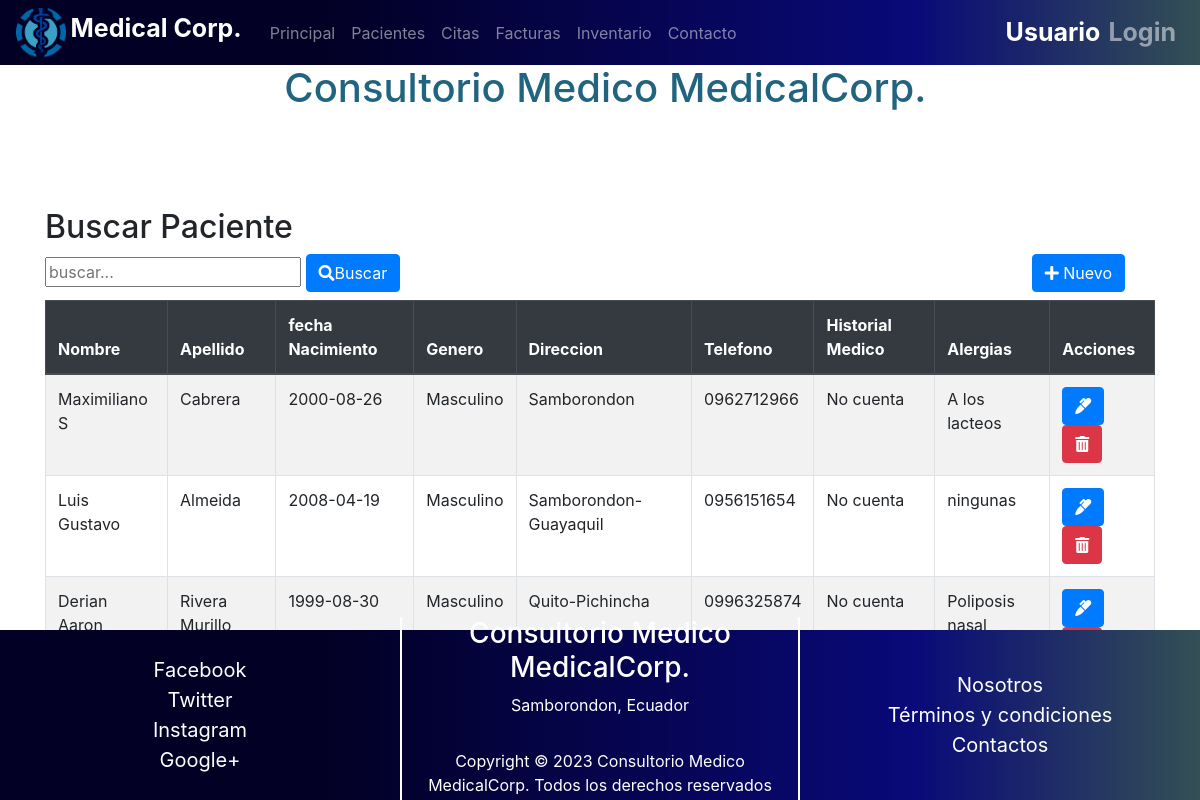
Screenshot of /Proyecto_DAW/index.php?c=Pacientes&f=index with the database file from the repository.
### tables this page shows
CREATE TABLE `pacientes` (
  `ID_Paciente` int NOT NULL AUTO_INCREMENT,
  `Nombre` varchar(50) NOT NULL,
  `Apellido` varchar(50) NOT NULL,
  `FechaNacimiento` date NOT NULL,
  `Genero` varchar(10) NOT NULL,
  `Direccion` varchar(100) NOT NULL,
  `Telefono` varchar(15) NOT NULL,
  `HistorialMedico` varchar(500) DEFAULT NULL,
  `Alergias` varchar(200) DEFAULT NULL,
  PRIMARY KEY (`ID_Paciente`)
);

### Proyecto_DAW/controller/PacientesController.php (called while the page is built, shortened)
<?php
require_once 'model/dao/PacienteDAO.php';
class PacientesController {
    private $model;
    public function __construct() {
        $this->model = new PacienteDAO();
    }
    public function index() {
      $resultados = $this->model->selectAll("");
      $titulo="Buscar Paciente";
      require_once VPACIENTES.'list.php';
    }
}

### Proyecto_DAW/controller/FrontController.php (called while the page is built, shortened)
<?php
class FrontController {
    public function ruteo() {
        $funcion = (!empty($_REQUEST['f']))?htmlentities($_REQUEST['f']):FUNCION_PRINCIPAL;
        $cont = new  $controlador();
        $cont->$funcion();
    }
}

### Proyecto_DAW/index.php (called while the page is built)
<?php
    require_once 'controller/FrontController.php';
    $front = new FrontController();
    $front->ruteo();

### Proyecto_DAW/config/Conexion.php (called while the page is built)
<?php
class Conexion {
    public static function getConexion() {
         $dsn = 'mysql:host=localhost;port=3306;dbname=' . DBNAME;
        $conexion = null;
        try {
            $conexion = new PDO($dsn, DBUSER, DBPASSWORD);
             $conexion->setAttribute(PDO::ATTR_ERRMODE, PDO::ERRMODE_EXCEPTION);
        } catch (Exception $e) {
            echo $e;
            die("error " . $e->getMessage());
        }
        return $conexion;
    }
}

### Proyecto_DAW/model/dao/PacienteDAO.php (called while the page is built, shortened)
<?php
require_once 'config/Conexion.php';
class PacienteDAO {
    private $con;
    public function __construct() {
        $this->con = Conexion::getConexion();
    }
    public function selectAll($parametro) {
     $sql = "SELECT * FROM pacientes where Nombre like :b1";
     $stmt = $this->con->prepare($sql);
     $conlike = '%' . $parametro . '%';
     $data = array('b1' => $conlike);
        $stmt->execute($data);
      $resultados = $stmt->fetchAll(PDO::FETCH_ASSOC);
      return $resultados;
  }
}

### Proyecto_DAW/view/pacientes/pacientes.list.php (the view)
<?php require_once HEADER; ?>
<div class="container">
<h2> <?php echo $titulo?></h2>
    <div class="row">
        <div class="col-sm-6">
            <form action="index.php?c=pacientes&f=search" method="POST">
                <input type="text" name="b" id="busqueda"  placeholder="buscar..."/>
                <button type="submit" class="btn btn-primary"><i class="fas fa-search"></i>Buscar</button>
            </form>
        </div>
        <div class="col-sm-6 d-flex flex-column align-items-end">
            <a href="index.php?c=pacientes&f=view_new">
                <button type="button" class="btn btn-primary">
                    <i class="fas fa-plus"></i>
                   Nuevo</button>
            </a>
        </div>
    </div>
    <div class="table-responsive mt-2">
        <table class="table table-striped table-bordered">
            <thead class="thead-dark">
            <th>Nombre </th>
            <th>Apellido </th>
            <th>fecha Nacimiento </th>
            <th>Genero </th>
            <th>Direccion </th>
            <th>Telefono </th>
            <th>Historial Medico </th>
            <th>Alergias </th>
            <th>Acciones</th>
            </thead>
            <tbody class="tabladatos">
                <?php
                foreach ($resultados as $fila) {
                  ?>
                <tr>
                    <td><?php echo $fila['Nombre'];?></td>
                    <td><?php echo $fila['Apellido'];?></td>
                    <td><?php echo $fila['FechaNacimiento'];?></td>
                    <td><?php echo $fila['Genero'];?></td>
                    <td><?php echo $fila['Direccion'];?></td>
                    <td><?php echo $fila['Telefono'];?></td>
                    <td><?php echo $fila['HistorialMedico'];?></td>
                    <td><?php echo $fila['Alergias'];?></td>
                    <td>
                        <a class="btn btn-primary"
                    href="index.php?c=pacientes&f=view_edit&id=<?php echo  $fila['ID_Paciente']; ?>">
                    <i class="fas fa-marker"></i></a>
                    <a class="btn btn-danger"
                   onclick="if(!confirm('Esta seguro de eliminar el producto?'))return false;"
                    href="index.php?c=pacientes&f=delete&id=<?php echo  $fila['ID_Paciente']; ?>">
                    <i class="fas fa-trash-alt"></i></a>
                    </td>
                </tr>
                <?php  }?>
            </tbody>
        </table>
    </div>
</div>
<?php  require_once FOOTER ?>

### Proyecto_DAW/view/templates/header.php (shortened to what this page needs)
<!DOCTYPE html>
<html>
<head>
    <link href="assets/css/bootstrap.min.css" rel="stylesheet">
    <link rel="stylesheet" href="https://use.fontawesome.com/releases/v5.6.3/css/all.css"
>
</head>
<body>
    <nav class="barraNavegacion navbar navbar-expand-md navbar-dark fixed-top">
        <div class="nav-logo">
            <a href=""><img src="assets/images/Logo-Consultorio.png" alt="Logo"></a>
            <span><strong>Medical Corp.</strong></span>
        </div>
        <ul class="navbar-nav mr-auto">
            <li class="nav-item"><a class="nav-link" href="index.php">Principal</a></li>
            <li class="nav-item"><a class="nav-link" href="index.php?c=Pacientes&f=index">Pacientes</a></li>
            <li class="nav-item"><a class="nav-link" href="index.php?c=Citas&f=index">Citas</a></li>
            <li class="nav-item"><a class="nav-link" href="index.php?c=Facturas&f=index">Facturas</a></li>
            <li class="nav-item"><a class="nav-link" href="index.php?c=Inventario&f=index">Inventario</a></li>
            <li class="nav-item"><a class="nav-link" href="index.php?c=index&f=index&p=contacto">Contacto</a></li>
        </ul>
        <ul class="navbar-nav ml-auto usuario">
            <li class="nav-item my-auto "><span>Usuario </span></li>
            <li class="nav-item"><a class="nav-link login-link" href="index.php?c=index&f=index&p=login">Login</a></li>
        </ul>
    </nav>
    <h1 class="jumbotron text-center titNivel1 titulo">
        Consultorio Medico MedicalCorp.
    </h1>

### Proyecto_DAW/view/templates/footer.php (shortened to what this page needs)
<footer class="footer">
    <div class="row">
        <div class="col-sm-4 redes">
            <a href="http://www.facebook.com/">Facebook</a>
            <a href="http://www.twitter.com/">Twitter</a>
            <a href="http://www.instagram.com/">Instagram</a>
            <a href="http://www.google.com/">Google+</a>
        </div>
        <div class="col-sm-4 direccion">
            <address>
                <h3>Consultorio Medico MedicalCorp.</h3>
                <p>Samborondon, Ecuador</p>
            </address>
            <div>
                <p class="text-center"> Copyright ©
                    <?php echo date('Y'); ?> Consultorio Medico MedicalCorp. Todos los derechos reservados
                </p>
            </div>
        </div>
        <div class="col-sm-4 links">
            <a href="">Nosotros</a>
            <a href="">T&eacute;rminos y condiciones</a>
            <a href="">Contactos</a>
        </div>
    </div>
</footer>
</body>
</html>

### Proyecto_DAW/view/templates/header.php (style rules this page uses)
.barraNavegacion { background: rgb(2, 0, 36); background: linear-gradient(90deg, rgba(2, 0, 36, 1) 27%, rgba(9, 9, 121, 1) 76%, rgba(52, 80, 85, 1) 100%); height: 65px; }
.nav-logo { margin-right: 20px; }
.nav-logo span { font-size: 25px; color: #fff; }
.nav-logo img { width: 50px; height: 50px; }
.usuario span { font-size: 25px; color: #fff; font-weight: bold; }
.login-link { font-size: 25px; color: #fff; font-weight: bold; }
.titulo { background: #fff; color: #20647F; }

### Proyecto_DAW/view/templates/footer.php (style rules this page uses)
.footer { background: rgb(2, 0, 36); background: linear-gradient(90deg, rgba(2, 0, 36, 1) 27%, rgba(9, 9, 121, 1) 76%, rgba(52, 80, 85, 1) 100%); display: flex; justify-content: space-evenly; align-items: center; width: 100%; height: 170px; position: fixed; bottom: 0; padding: 0; gap: 40px; }
.row { display: flex; width: 100%; }
.redes { display: flex; flex-direction: column; justify-content: center; align-items: center; }
.redes a { text-decoration: none; font-size: 20px; color: #fff; cursor: pointer; }
.direccion { display: flex; flex-direction: column; justify-content: center; align-center: center; text-align: center; color: #fff; border-left: 2px solid #fff; border-right: 2px solid #fff; }
.links { display: flex; flex-direction: column; justify-content: center; align-items: center; }
.links a { text-decoration: none; color: #fff; cursor: pointer; font-size: 20px; }

### rows the page displays
pacientes: Nombre "Maximiliano S", Apellido "Cabrera", FechaNacimiento "2000-08-26", Genero "Masculino", Direccion "Samborondon", Telefono "0962712966", HistorialMedico "No cuenta", Alergias "A los lacteos"
pacientes: Nombre "Luis Gustavo", Apellido "Almeida", FechaNacimiento "2008-04-19", Genero "Masculino", Direccion "Samborondon-Guayaquil", Telefono "0956151654", HistorialMedico "No cuenta", Alergias "ningunas"
pacientes: Nombre "Derian Aaron", Apellido "Rivera Murillo", FechaNacimiento "1999-08-30", Genero "Masculino", Direccion "Quito-Pichincha", Telefono "0996325874", HistorialMedico "No cuenta", Alergias "Poliposis nasal"

### other values shown
$titulo "Buscar Paciente"
